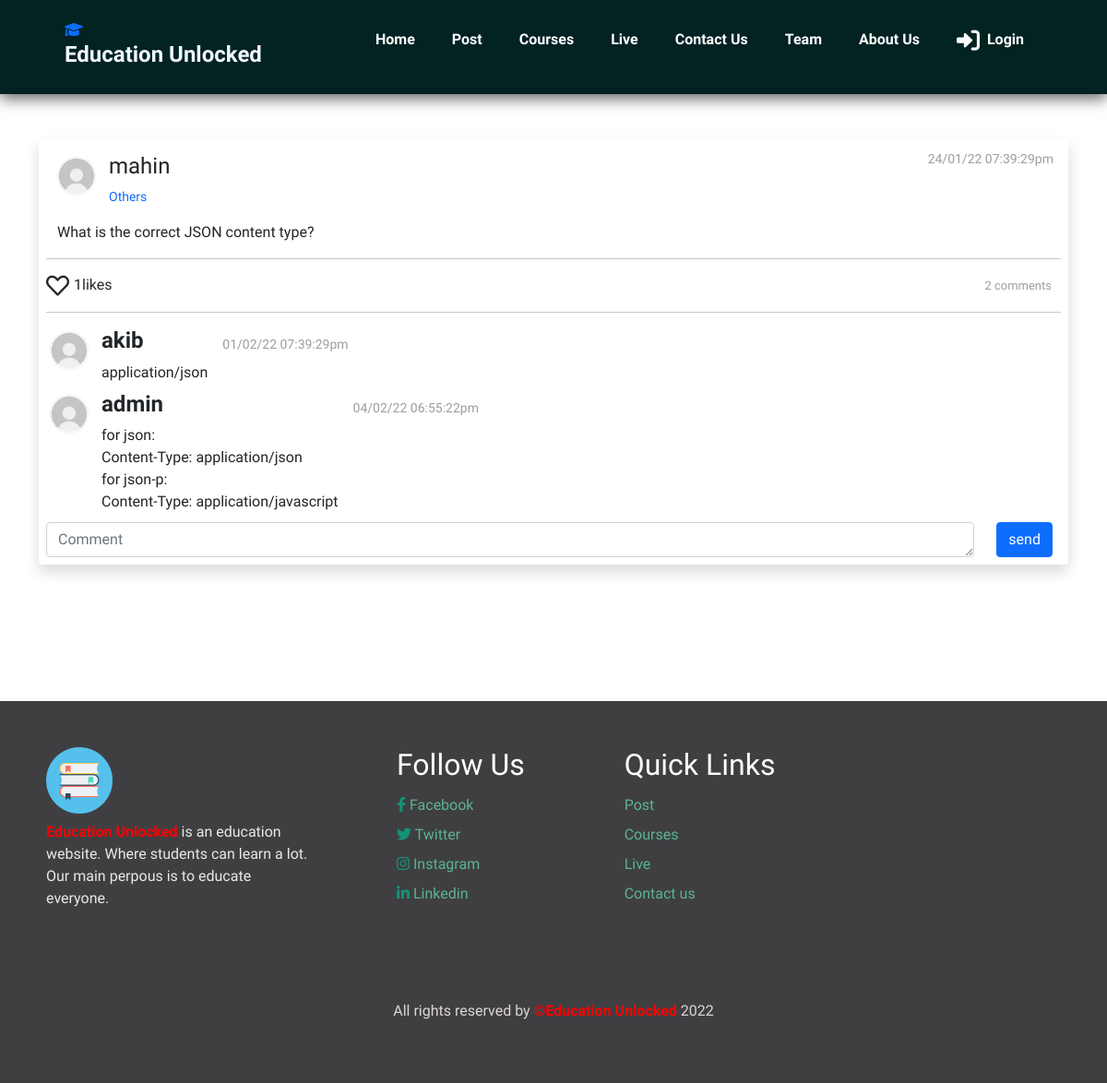
The page /post.php?_postid=1 on the database its author committed.
### tables this page shows
CREATE TABLE `post` (
  `postid` int(11) NOT NULL,
  `userid` int(11) NOT NULL,
  `text` text NOT NULL,
  `category` varchar(255) NOT NULL,
  `created_at` varchar(100) NOT NULL
);

CREATE TABLE `user` (
  `userid` int(11) NOT NULL,
  `username` varchar(255) NOT NULL,
  `email` varchar(255) NOT NULL,
  `password` text NOT NULL,
  `type` varchar(100) NOT NULL DEFAULT 'normal',
  `created_at` varchar(100) NOT NULL,
  `age` int(11) NOT NULL,
  `school` varchar(255) NOT NULL,
  `gender` varchar(6) NOT NULL
);

CREATE TABLE `comment` (
  `commentid` int(11) NOT NULL,
  `userid` int(11) NOT NULL,
  `postid` int(11) NOT NULL,
  `comment` text NOT NULL,
  `date` varchar(255) NOT NULL
);

### post.php (the view, shortened to what this page needs)
<?php
include 'nav.php';
$postID = $_GET['_postid'];
$sqlShowPost = "select post.postid,user.username,post.text,post.category,post.created_at from post join user where post.userid=user.userid && post.postid = '$postID' ";
$resultShowPost = mysqli_query($conn, $sqlShowPost);
$rowPost = mysqli_fetch_array($resultShowPost);
?>
<!DOCTYPE html>
<html>
<head>
    <link href="https://cdn.jsdelivr.net/npm/bootstrap@5.1.0/dist/css/bootstrap.min.css" rel="stylesheet">
    <link rel="stylesheet" type="text/css" href="css/index.css">
    <link rel="stylesheet" href="css/all.min.css">
</head>
<body>
    <div class="container mt-5 mb-5">
        <div class="row d-flex align-items-center justify-content-center">
            <div class="col-md-12">
                <div class="card border-0 shadow rounded">
                    <div class="d-flex justify-content-between p-2 px-3">
                        <div class="d-flex flex-row align-items-center"> <img src="images/propic.jpg" width="50" class="rounded-circle">
                            <div class="d-flex flex-column ml-2" style="margin-left: 10px;">
                            <h4 class="mt-2"><?php echo $rowPost['username'] ?></h4>
                            <small class="text-primary"><?php echo $rowPost['category'] ?></small>
                        </div>
                        </div>
                        <div class="d-flex flex-row mt-1 ellipsis"> <small class="mr-2"><?php echo $rowPost['created_at'] ?></small>  </div>
                    </div>
                    <div class="p-2">
                        <p class="text-justify" style="margin-left: 12px;white-space: pre-line;"><?php echo $rowPost['text'] ?></p>
                        <hr>
                        <?php
                        $sqlComment = "select comment.comment,comment.date,user.username from comment join user where comment.userid=user.userid && comment.postid= '$postID'";
                        $resultComment = mysqli_query($conn, $sqlComment);
                        $countComment = $resultComment->num_rows;
                        $sqlTotalLike = "select *from likedpost where postid = '$postID'";
                        $resultTotalLike = mysqli_query($conn,$sqlTotalLike);
                        $countTotalLike = $resultTotalLike->num_rows;
                        ?>
                        <div class="d-flex justify-content-between align-items-center" style="margin-top: 5px;">
                            <div class="d-flex flex-row icons d-flex align-items-center">
                                        <?php
                                        if(isset($_SESSION['user_id']))
                                        {
                                            if($countLike>0)
                                            {
                                                ?>
                                                    <i class="fa fa-heart like_btn" title="<?php echo $postID ?>" ></i>
                                                <?php
                                            }else{
                                                ?>
                                                    <i class="far fa-heart like_btn" title="<?php echo $postID ?>" ></i>
                                                <?php
                                            }
                                        }else{
                                            ?>
                                               <i class="far fa-heart" title="" ></i>
                                            <?php
                                        }
                                        ?>
                                        <span style="margin-left: 5px;" id='likesCount'><?php echo $countTotalLike ?></span><span>likes</span> </div>
                            <div class="d-flex flex-row muted-color"> <span style="margin-right: 10px;"><?php echo $countComment ?> comments</span> </div>
                        </div>
                        <hr>
                        <div class="comments">
                            <?php
                            while ($rowComment = mysqli_fetch_array($resultComment)) {
                            ?>
                                <div class="d-flex flex-row mb-2"> <img src="images/propic.jpg" width="40" class="rounded-image">
                                    <div class="d-flex flex-column ml-2" style="margin-left: 10px;">
                                    <h4><span class="name"><?php echo $rowComment['username'] ?></span></h4>
                                    <p class="card-text" style="white-space: pre-line;"><?php echo $rowComment['comment'] ?></p>
                                </div>
                                <div class="d-flex flex-row mt-2 mx-3 ellipsis justify-content-end">
                                    <small class="mr-2"><?php echo $rowComment['date'] ?></small>  </div>
                                </div>
                            <?php
                            }
                            ?>
                        </div>
                        <form action="" method="POST">
                            <div class="comment-input" style="margin-top: 10px;">
                                <div class="row">
                                    <div class="col-11">
                                        <textarea name="commentText" class="form-control" style="height: 38px;" placeholder="Comment"></textarea>
                                    </div>
                                    <div class="col-1">
                                        <button type="submit" class="btn btn-primary" name="commentButton">send</button>
                                    </div>
                                </div>
                            </div>
                        </form>
                    </div>
                </div>
            </div>
        </div>
    </div>
</body>
</html>
<?php
include "footer.php";
?>

### css/nav.css (style rules this page uses)
* { margin: 0; padding: 0; box-sizing: border-box; font-family: 'Spartan', sans-serif; }

### css/index.css (style rules this page uses)
body { background-color: #eee; font-family: "Poppins", sans-serif; font-weight: 300 }
.card { border: none }
.ellipsis { color: #a09c9c }
hr { color: #a09c9c; margin-top: 4px; margin-bottom: 8px }
.muted-color { color: #a09c9c; font-size: 13px }
.icons i { font-size: 25px }
.rounded-image { border-radius: 50% !important; display: flex; justify-content: center; align-items: center; height: 50px; width: 50px }
.name { font-weight: 600 }
.form-control { border-radius: 26px }
.comment-input { position: relative }

### css/footerstyle.css (style rules this page uses)
*, *:before, *:after { box-sizing: border-box; }
body { font-family: poppins; margin: 0; display: grid; font-size: 14px; }

### rows shown on the page
post: userid.username "mahin", category "Others", created_at "24/01/22 07:39:29pm", text "What is the correct JSON content type?"
comment: userid.username "akib", comment "application/json", date "01/02/22 07:39:29pm"
comment: userid.username "admin", comment "for json: Content-Type: application/json for json-p: Content-Type: application/javascript", date "04/02/22 06:55:22pm"

### other values the page prints
$countTotalLike "1"
$countComment "2"
